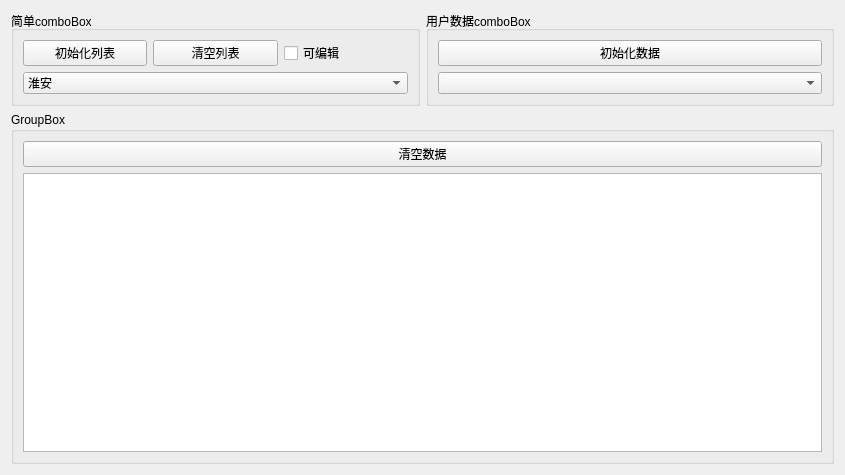
<?xml version="1.0" encoding="UTF-8"?>
<ui version="4.0">
 <class>Widget</class>
 <widget class="QWidget" name="Widget">
  <property name="geometry">
   <rect>
    <x>0</x>
    <y>0</y>
    <width>845</width>
    <height>475</height>
   </rect>
  </property>
  <property name="windowTitle">
   <string>Widget</string>
  </property>
  <layout class="QGridLayout" name="gridLayout_4">
   <item row="0" column="0">
    <widget class="QGroupBox" name="groupBox">
     <property name="title">
      <string>简单comboBox</string>
     </property>
     <layout class="QGridLayout" name="gridLayout_3">
      <item row="0" column="0">
       <widget class="QPushButton" name="pushButton">
        <property name="text">
         <string>初始化列表</string>
        </property>
       </widget>
      </item>
      <item row="0" column="1">
       <widget class="QPushButton" name="pushButton_2">
        <property name="text">
         <string>清空列表</string>
        </property>
       </widget>
      </item>
      <item row="0" column="2">
       <widget class="QCheckBox" name="checkBox">
        <property name="text">
         <string>可编辑</string>
        </property>
       </widget>
      </item>
      <item row="1" column="0" colspan="3">
       <widget class="QComboBox" name="comboBox">
        <item>
         <property name="text">
          <string>淮安</string>
         </property>
        </item>
        <item>
         <property name="text">
          <string>苏州</string>
         </property>
        </item>
       </widget>
      </item>
     </layout>
    </widget>
   </item>
   <item row="0" column="1">
    <widget class="QGroupBox" name="groupBox_2">
     <property name="title">
      <string>用户数据comboBox</string>
     </property>
     <layout class="QGridLayout" name="gridLayout_2">
      <item row="0" column="0">
       <widget class="QPushButton" name="pushButton_3">
        <property name="text">
         <string>初始化数据</string>
        </property>
       </widget>
      </item>
      <item row="1" column="0">
       <widget class="QComboBox" name="comboBox_2">
        <property name="placeholderText">
         <string>请选择一个城市</string>
        </property>
       </widget>
      </item>
     </layout>
    </widget>
   </item>
   <item row="1" column="0" colspan="2">
    <widget class="QGroupBox" name="groupBox_3">
     <property name="title">
      <string>GroupBox</string>
     </property>
     <layout class="QGridLayout" name="gridLayout">
      <item row="0" column="0">
       <widget class="QPushButton" name="pushButton_4">
        <property name="text">
         <string>清空数据</string>
        </property>
       </widget>
      </item>
      <item row="1" column="0">
       <widget class="QPlainTextEdit" name="plainTextEdit"/>
      </item>
     </layout>
    </widget>
   </item>
  </layout>
 </widget>
 <resources/>
 <connections/>
</ui>
